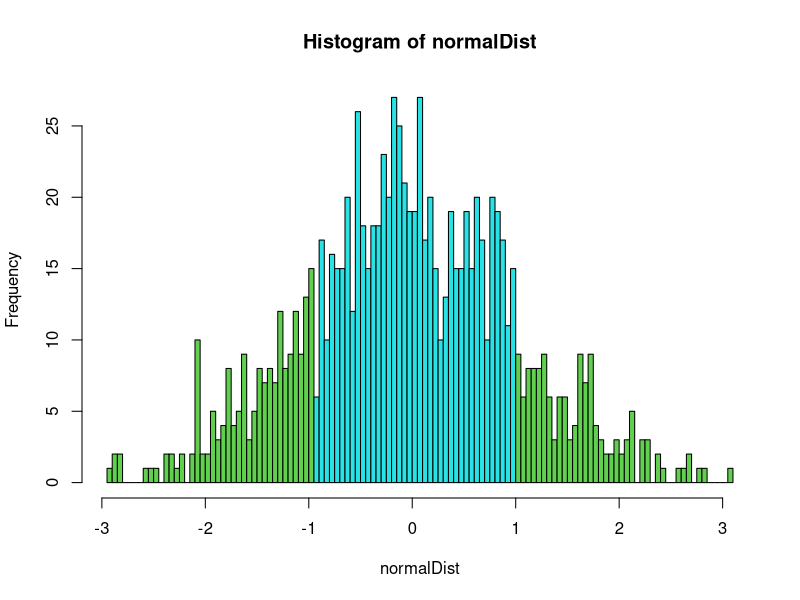

This chart was generated by the following R code:
normalDist <- rnorm(1000)
histogram <- hist(normalDist, breaks=100, plot=FALSE)
plot(histogram, col=ifelse(abs(histogram$breaks) < 1, 5, 3))